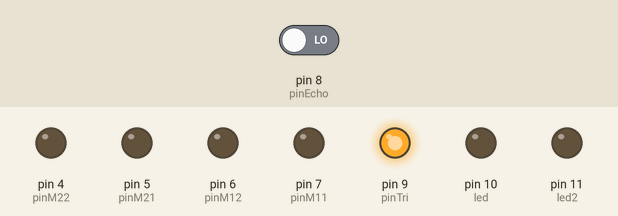
Recording of a sketch running on a simulated Arduino Uno, built with avr-gcc and run on an emulated ATmega328P. On the bench: output pins drawn as LEDs (lit = HIGH). The inputs (shaded band) are chosen by the test bench; at power-on: pin 8 (pinEcho) LOW. What the sketch prints to the serial monitor is not drawn.

Above: at 7.0 s.
Timing chart, 0 to 9.5 s (numbered marks = the images above):
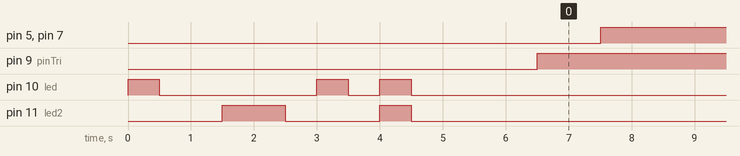

Measured:
- by itself, pin 5 (pinM21), pin 7 (pinM11): LOW → HIGH at 7.5 s
- by itself, pin 9 (pinTri): LOW → HIGH at 6.5 s

The sketch:

Mark2.ino
```cpp
// Segunda prueba de robot
// mark 2

//  MATERIALES
// LEDS
int led = 10 ;
int led2 = 11 ;
// sensor ultrasonico
int pinTri = 9 ;
int pinEcho = 8 ;
int recibe ;
// PRIMER MODULO H
// motor 1
int pinM11 = 7 ;
int pinM12 = 6 ;
// motor 2
int pinM21 = 5 ;
int pinM22 = 4 ;
// SEGUNDO MODULO H
// SENSORES INFRAROJOS

void setup() {
  pinMode(pinM11,OUTPUT);
  pinMode(pinM12,OUTPUT);
  pinMode(pinM21,OUTPUT);
  pinMode(pinM22,OUTPUT);
  pinMode(pinTri,OUTPUT);
  pinMode(pinEcho,INPUT);
  pinMode(led,OUTPUT);
  pinMode(led2,OUTPUT);
  Serial.begin(9600);
  digitalWrite(led,HIGH);
  delay(500);
  digitalWrite(led,LOW);
  delay(1000);
  digitalWrite(led2,HIGH);
  delay(1000);
  digitalWrite(led2,LOW);
  delay(500);
  digitalWrite(led,HIGH);
  delay(500);
  digitalWrite(led,LOW);
  delay(500);
  digitalWrite(led,HIGH);
  digitalWrite(led2,HIGH);
  delay(500);
  digitalWrite(led,LOW);
  digitalWrite(led2,LOW);
  delay(2000);


}

void loop() {
  digitalWrite(pinTri,OUTPUT);
  delayMicroseconds(25);
  recibe = pulseIn(pinEcho,HIGH);
  delay(10);
  digitalWrite(pinTri,LOW);
  Serial.println(recibe);
  if (recibe >= 800){
 digitalWrite(pinM11,LOW);
  digitalWrite(pinM12,LOW);
  digitalWrite(pinM21,LOW);
  digitalWrite(pinM22,LOW);
  }
  else {
   digitalWrite(pinM11,HIGH);
  digitalWrite(pinM12,LOW);
  digitalWrite(pinM21,HIGH);
  digitalWrite(pinM22,LOW);
  }


}
```
